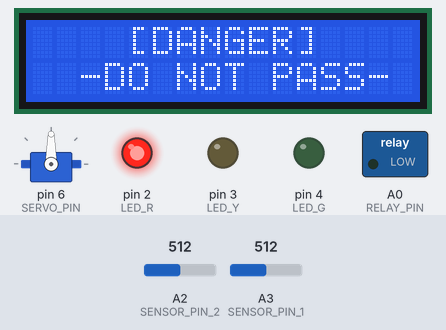
The sketch below on a simulated Arduino Uno, built with avr-gcc and run on an emulated ATmega328P. On the bench: 16×2 character LCD, servo, switched loads named in the sketch (green lamp = pin HIGH), output pins drawn as LEDs (lit = HIGH). The test bench sets the inputs (shaded band); at power-on: A2 (SENSOR_PIN_2) = 512, A3 (SENSOR_PIN_1) = 512. Pins used as bus, display or sensor lines are not drawn; what the sketch prints to the serial monitor is not drawn.

Above: at 1.3 s.
1.4 s: A2 (SENSOR_PIN_2) set to 121
15.4 s: A2 (SENSOR_PIN_2) set to 106
At 29.0 s:
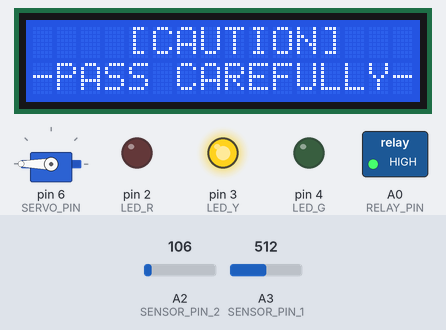
29.4 s: A3 (SENSOR_PIN_1) set to 125
39.9 s: A3 (SENSOR_PIN_1) set to 106
At 40.6 s:
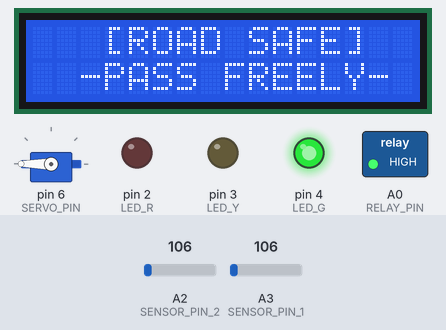
50.4 s: A2 (SENSOR_PIN_2) set to 122
At 50.9 s:
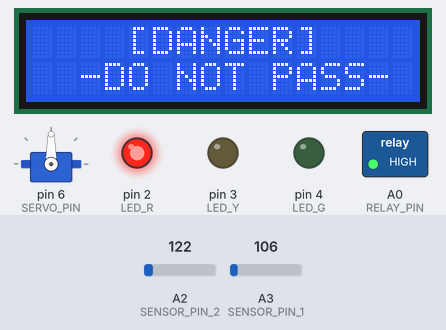
60.9 s: A2 (SENSOR_PIN_2) set to 105
At 65.8 s:
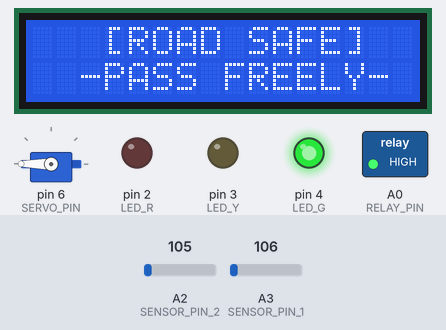
Timing chart, 0 to 67.3 s (numbered marks = the images above; inputs shaded):
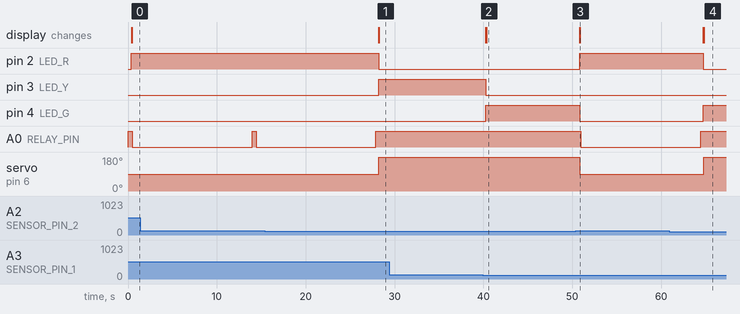

The sketch:

anti-road-flooding.ino
```cpp
//&&&&&&&&&&&&&&&&&&&&&&&&&&&&&&&&&&&&&&&&&&&&&&&&&
//================= INCLUDE =======================
//&&&&&&&&&&&&&&&&&&&&&&&&&&&&&&&&&&&&&&&&&&&&&&&&&
#include <LiquidCrystal_I2C.h>
#include <Servo.h>
#include <Wire.h>

//&&&&&&&&&&&&&&&&&&&&&&&&&&&&&&&&&&&&&&&&&&&&&&&&&
//================= DEFINE ========================
//&&&&&&&&&&&&&&&&&&&&&&&&&&&&&&&&&&&&&&&&&&&&&&&&&
LiquidCrystal_I2C lcd(0x27, 16, 2);
Servo servo;
int water_value_1 = 0, water_value_2 = 0, last_lcd_state = -1;
const int LED_R = 2, LED_Y = 3, LED_G = 4;
const int RELAY_PIN = A0, SENSOR_PIN_1 = A3, SENSOR_PIN_2 = A2, SERVO_PIN = 6, SENSOR_POWER_PIN_1 = 9, SENSOR_POWER_PIN_2 = 8;
const int MAX_WATER_THREASHOLD = 115;

//&&&&&&&&&&&&&&&&&&&&&&&&&&&&&&&&&&&&&&&&&&&&&&&&&
//================= SETUP =========================
//&&&&&&&&&&&&&&&&&&&&&&&&&&&&&&&&&&&&&&&&&&&&&&&&&
void setup() {
  //Begining for logging
  Serial.begin(9600);
  //Setting up the LEDs
  pinMode(LED_R, OUTPUT);
  pinMode(LED_Y, OUTPUT);
  pinMode(LED_G, OUTPUT);

  digitalWrite(LED_R, LOW);
  digitalWrite(LED_Y, LOW);
  digitalWrite(LED_G, LOW);

  //Setting up the sensor
  pinMode(SENSOR_POWER_PIN_1, OUTPUT);
  digitalWrite(SENSOR_POWER_PIN_1, LOW);
  pinMode(SENSOR_POWER_PIN_2, OUTPUT);
  digitalWrite(SENSOR_POWER_PIN_2, LOW);

  //Setting up the pump
  pinMode(RELAY_PIN, OUTPUT);
  digitalWrite(RELAY_PIN, HIGH);

  //Setting up the screen
  lcd.init();
  lcd.clear();
  lcd.backlight();

  //Setting up the servo
  servo.attach(SERVO_PIN);

  lcd.clear();
  delay(100);
}

//&&&&&&&&&&&&&&&&&&&&&&&&&&&&&&&&&&&&&&&&&&&&&&&&&
//================= LOOP ==========================
//&&&&&&&&&&&&&&&&&&&&&&&&&&&&&&&&&&&&&&&&&&&&&&&&&
void loop() {
  //Finding the water value from the sensor and printing it for debugging purposes
  water_value_1 = readSensorValueOne();
  water_value_2 = readSensorValueTwo();
  Serial.print("Sensor 1: ");
  Serial.print(water_value_1);
  Serial.println();
  Serial.print("Sensor 2: ");
  Serial.print(water_value_2);
  Serial.println();


  //If the value is less that the minimum threadshold, the road is safe to be passed by cars
  if (water_value_1 <= MAX_WATER_THREASHOLD && water_value_2 < MAX_WATER_THREASHOLD){
    //We turn on the green LED
    digitalWrite(LED_R, LOW);
    digitalWrite(LED_Y, LOW);
    digitalWrite(LED_G, HIGH);

    //Write the necessary text on the screen
    if (last_lcd_state != 0) {
      lcd.clear();
      delay(10);
      lcd.setCursor(3,0);
      lcd.print("[ROAD SAFE]");
      lcd.setCursor(2,1);
      lcd.print("-PASS FREELY-");
      last_lcd_state = 0;
    }

    //Open the road's bar
    servo.write(180);
    delay(500);

    //Otherwise if the water value is less than the maximum threadshold, the road is to be passed with caution
  } else if (water_value_1 >= MAX_WATER_THREASHOLD && water_value_2 <= water_value_1 && water_value_2 < MAX_WATER_THREASHOLD){
    //We turn on the yellow LED
    digitalWrite(LED_R, LOW);
    digitalWrite(LED_Y, HIGH);
    digitalWrite(LED_G, LOW);

    //Write the necessary text on the screen
    if (last_lcd_state != 1) {
      lcd.clear();
      delay(10);
      lcd.setCursor(4, 0);
      lcd.print("[CAUTION]");
      lcd.setCursor(0, 1);
      lcd.print("-PASS CAREFULLY-");
      last_lcd_state = 1;
    }

    //Open the road's bar
    servo.write(180);
    delay(100);

    //Otherwise if it's more than the other values, the road is not safe to be passed
} else {
    //We turn on the red LED
    digitalWrite(LED_R, HIGH);
    digitalWrite(LED_Y, LOW);
    digitalWrite(LED_G, LOW);

    //Write the necessary text on the screen
    if (last_lcd_state != 2) {
      lcd.clear();
      delay(10);
      lcd.setCursor(4, 0);
      lcd.print("[DANGER]");
      lcd.setCursor(2, 1);
      lcd.print("-DO NOT PASS-");
      last_lcd_state = 2;
    }

    //Close the road's bar
    servo.write(90);
    delay(100);

    //Run the water pump for 5 seconds
    digitalWrite(RELAY_PIN, LOW);
    delay(13500);
    digitalWrite(RELAY_PIN, HIGH);
    delay(100);
  }
}

//Reads the value of the first water level sensor
int readSensorValueOne() {
  digitalWrite(SENSOR_POWER_PIN_1, HIGH);
  delay(100);
  water_value_1 = analogRead(SENSOR_PIN_1);
  digitalWrite(SENSOR_POWER_PIN_1, LOW);
  return water_value_1;
}

//Reads the value of the second water level sensor
int readSensorValueTwo() {
  digitalWrite(SENSOR_POWER_PIN_2, HIGH);
  delay(100);
  water_value_2 = analogRead(SENSOR_PIN_2);
  digitalWrite(SENSOR_POWER_PIN_2, LOW);
  return water_value_2;
}
```

Measured:
- the behaviour switches between 115 and 114 on A2 (SENSOR_PIN_2) (found by bisection; images 0 and 1)
- the behaviour switches between 116 and 115 on A3 (SENSOR_PIN_1) (found by bisection; images 1 and 2)
- after the input at 15.4 s, pin 2 (LED_R): HIGH → LOW after 12.8 s; pin 3 (LED_Y): LOW → HIGH after 12.8 s; A0 (RELAY_PIN): goes on until 27.9 s, then stays HIGH; servo on pin 6 (SERVO_PIN): 90° → 180° after 12.8 s; the display: first changes after 12.8 s (image 1 shows a later state)
- after the input at 29.4 s, every drawn part: stays the same
- after the input at 39.9 s, pin 3 (LED_Y): HIGH → LOW after 0.38 s; pin 4 (LED_G): LOW → HIGH after 0.38 s; the display: first changes after 0.38 s (image 2 shows a later state)
- after the input at 50.4 s, pin 2 (LED_R): LOW → HIGH after 0.42 s; pin 4 (LED_G): HIGH → LOW after 0.42 s; A0 (RELAY_PIN): HIGH → LOW after 0.56 s; servo on pin 6 (SERVO_PIN): 180° → 90° after 0.46 s; the display: first changes after 0.43 s (image 3 shows a later state)
- after the input at 60.9 s, pin 2 (LED_R): HIGH → LOW after 3.9 s; pin 4 (LED_G): LOW → HIGH after 3.9 s; A0 (RELAY_PIN): goes on until 64.5 s, then stays HIGH; servo on pin 6 (SERVO_PIN): 90° → 180° after 3.9 s; the display: first changes after 3.9 s (image 4 shows a later state)
